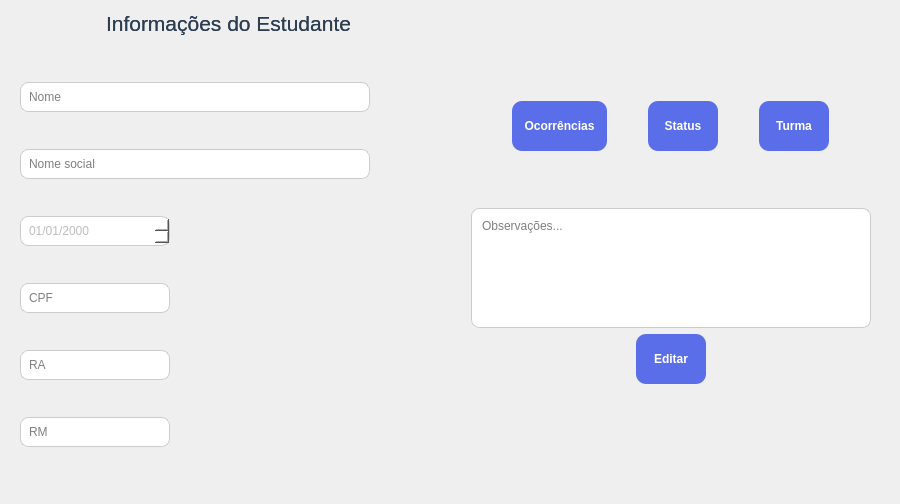
<?xml version="1.0" encoding="UTF-8"?>
<ui version="4.0">
 <class>Form</class>
 <widget class="QWidget" name="Form">
  <property name="enabled">
   <bool>true</bool>
  </property>
  <property name="geometry">
   <rect>
    <x>0</x>
    <y>0</y>
    <width>900</width>
    <height>504</height>
   </rect>
  </property>
  <property name="windowTitle">
   <string>Informações do Estudante</string>
  </property>
  <property name="windowIcon">
   <iconset>
    <normaloff>imagens/68045.png</normaloff>imagens/68045.png</iconset>
  </property>
  <property name="styleSheet">
   <string notr="true">QLabel{
 font-family: &quot;Segoe UI&quot;, &quot;Arial&quot;, sans-serif;
    font-size: 16px;
    font-weight: 500;   
    color: #2c3e50;
}</string>
  </property>
  <layout class="QGridLayout" name="gridLayout_2">
   <item row="2" column="1">
    <widget class="QWidget" name="widget_4" native="true">
     <property name="styleSheet">
      <string notr="true">QPushButton {
    background-color: #5B6EE9;
    color: white;
    border-radius: 10px;
    padding: 8px 12px;
    font-weight: bold;
    border: none;
}

QPushButton:hover {
    background-color: #4a5ed8; 
}

QPushButton:pressed {
    background-color: #3f50c7;  
}

QPushButton:disabled {
    background-color: #cccccc;
    color: #666666;
}
QLineEdit {
    border: 1px solid #ccc;
    border-radius: 10px;
    padding: 8px;
    background: #fefefe;
    font-size: 14px;
    font-family: &quot;Segoe UI&quot;, Tahoma, Geneva, Verdana, sans-serif;
    color: #333;
    min-height: 80px;
    max-height: 150px; 
}

QLineEdit:focus {
    border: 2px solid #5B6EE9;
    background: #fff;
}
QTextEdit#obs {
	border: 1.8px solid #C5CDF0;
    border-radius: 8px;
    padding: 6px;
    background: white;
}</string>
     </property>
     <layout class="QGridLayout" name="gridLayout">
      <item row="0" column="0">
       <layout class="QHBoxLayout" name="horizontalLayout_3" stretch="0,0,0">
        <property name="spacing">
         <number>0</number>
        </property>
        <item>
         <widget class="QPushButton" name="btnOcorrencias">
          <property name="minimumSize">
           <size>
            <width>0</width>
            <height>50</height>
           </size>
          </property>
          <property name="maximumSize">
           <size>
            <width>95</width>
            <height>16777215</height>
           </size>
          </property>
          <property name="text">
           <string>Ocorrências</string>
          </property>
         </widget>
        </item>
        <item>
         <widget class="QPushButton" name="btnStatus">
          <property name="minimumSize">
           <size>
            <width>0</width>
            <height>50</height>
           </size>
          </property>
          <property name="maximumSize">
           <size>
            <width>70</width>
            <height>16777215</height>
           </size>
          </property>
          <property name="text">
           <string>Status</string>
          </property>
         </widget>
        </item>
        <item alignment="Qt::AlignVCenter">
         <widget class="QPushButton" name="btnTurma">
          <property name="minimumSize">
           <size>
            <width>0</width>
            <height>50</height>
           </size>
          </property>
          <property name="maximumSize">
           <size>
            <width>70</width>
            <height>16777215</height>
           </size>
          </property>
          <property name="text">
           <string>Turma</string>
          </property>
         </widget>
        </item>
       </layout>
      </item>
      <item row="1" column="0">
       <widget class="QTextEdit" name="obs">
        <property name="enabled">
         <bool>false</bool>
        </property>
        <property name="maximumSize">
         <size>
          <width>400</width>
          <height>120</height>
         </size>
        </property>
        <property name="styleSheet">
         <string notr="true">QTextEdit {
	border: 1px solid #ccc;
    border-radius: 8px;
    padding: 6px;
    background: white;
}</string>
        </property>
        <property name="placeholderText">
         <string>Observações...</string>
        </property>
       </widget>
      </item>
      <item row="2" column="0">
       <layout class="QHBoxLayout" name="horizontalLayout_2" stretch="0">
        <item alignment="Qt::AlignTop">
         <widget class="QPushButton" name="btnEdit">
          <property name="minimumSize">
           <size>
            <width>0</width>
            <height>50</height>
           </size>
          </property>
          <property name="maximumSize">
           <size>
            <width>70</width>
            <height>16777215</height>
           </size>
          </property>
          <property name="text">
           <string>Editar</string>
          </property>
          <property name="checkable">
           <bool>true</bool>
          </property>
          <property name="checked">
           <bool>true</bool>
          </property>
         </widget>
        </item>
       </layout>
      </item>
     </layout>
    </widget>
   </item>
   <item row="2" column="0">
    <widget class="QWidget" name="widget_2" native="true">
     <property name="minimumSize">
      <size>
       <width>0</width>
       <height>30</height>
      </size>
     </property>
     <property name="styleSheet">
      <string notr="true">QLineEdit, QDateTimeEdit {
    border: 1px solid #ccc;
    border-radius: 8px;
    padding: 6px;
    background: white;
}

QLineEdit:focus, QDateTimeEdit:focus {
    border: 1.8px solid #C5CDF0
}


</string>
     </property>
     <layout class="QVBoxLayout" name="verticalLayout_2">
      <property name="leftMargin">
       <number>9</number>
      </property>
      <property name="topMargin">
       <number>9</number>
      </property>
      <property name="rightMargin">
       <number>9</number>
      </property>
      <property name="bottomMargin">
       <number>9</number>
      </property>
      <item>
       <widget class="QLineEdit" name="nome_4">
        <property name="enabled">
         <bool>false</bool>
        </property>
        <property name="maximumSize">
         <size>
          <width>350</width>
          <height>16777215</height>
         </size>
        </property>
        <property name="text">
         <string/>
        </property>
        <property name="maxLength">
         <number>32676</number>
        </property>
        <property name="placeholderText">
         <string>Nome</string>
        </property>
       </widget>
      </item>
      <item>
       <widget class="QLineEdit" name="nomeSocial">
        <property name="enabled">
         <bool>false</bool>
        </property>
        <property name="maximumSize">
         <size>
          <width>350</width>
          <height>16777215</height>
         </size>
        </property>
        <property name="text">
         <string/>
        </property>
        <property name="placeholderText">
         <string>Nome social</string>
        </property>
       </widget>
      </item>
      <item>
       <widget class="QDateTimeEdit" name="data_6">
        <property name="enabled">
         <bool>false</bool>
        </property>
        <property name="maximumSize">
         <size>
          <width>150</width>
          <height>16777215</height>
         </size>
        </property>
        <property name="displayFormat">
         <string>dd/MM/yyyy</string>
        </property>
       </widget>
      </item>
      <item>
       <widget class="QLineEdit" name="cpf_3">
        <property name="enabled">
         <bool>false</bool>
        </property>
        <property name="maximumSize">
         <size>
          <width>150</width>
          <height>16777215</height>
         </size>
        </property>
        <property name="text">
         <string/>
        </property>
        <property name="placeholderText">
         <string>CPF</string>
        </property>
       </widget>
      </item>
      <item>
       <widget class="QLineEdit" name="ra">
        <property name="enabled">
         <bool>false</bool>
        </property>
        <property name="maximumSize">
         <size>
          <width>150</width>
          <height>16777215</height>
         </size>
        </property>
        <property name="text">
         <string/>
        </property>
        <property name="placeholderText">
         <string>RA</string>
        </property>
       </widget>
      </item>
      <item>
       <widget class="QLineEdit" name="rm">
        <property name="enabled">
         <bool>false</bool>
        </property>
        <property name="maximumSize">
         <size>
          <width>150</width>
          <height>16777215</height>
         </size>
        </property>
        <property name="text">
         <string/>
        </property>
        <property name="placeholderText">
         <string>RM</string>
        </property>
       </widget>
      </item>
     </layout>
    </widget>
   </item>
   <item row="1" column="0" alignment="Qt::AlignHCenter">
    <widget class="QLabel" name="label">
     <property name="text">
      <string>&lt;html&gt;&lt;head/&gt;&lt;body&gt;&lt;p&gt;&lt;span style=&quot; font-size:16pt; font-weight:400;&quot;&gt;Informações do Estudante&lt;/span&gt;&lt;/p&gt;&lt;/body&gt;&lt;/html&gt;</string>
     </property>
    </widget>
   </item>
   <item row="1" column="0" alignment="Qt::AlignHCenter">
    <widget class="QLabel" name="label">
     <property name="text">
      <string>&lt;html&gt;&lt;head/&gt;&lt;body&gt;&lt;p&gt;&lt;span style=&quot; font-size:16pt; font-weight:400;&quot;&gt;Informações do Estudante&lt;/span&gt;&lt;/p&gt;&lt;/body&gt;&lt;/html&gt;</string>
     </property>
    </widget>
   </item>
  </layout>
 </widget>
 <resources/>
 <connections/>
</ui>
